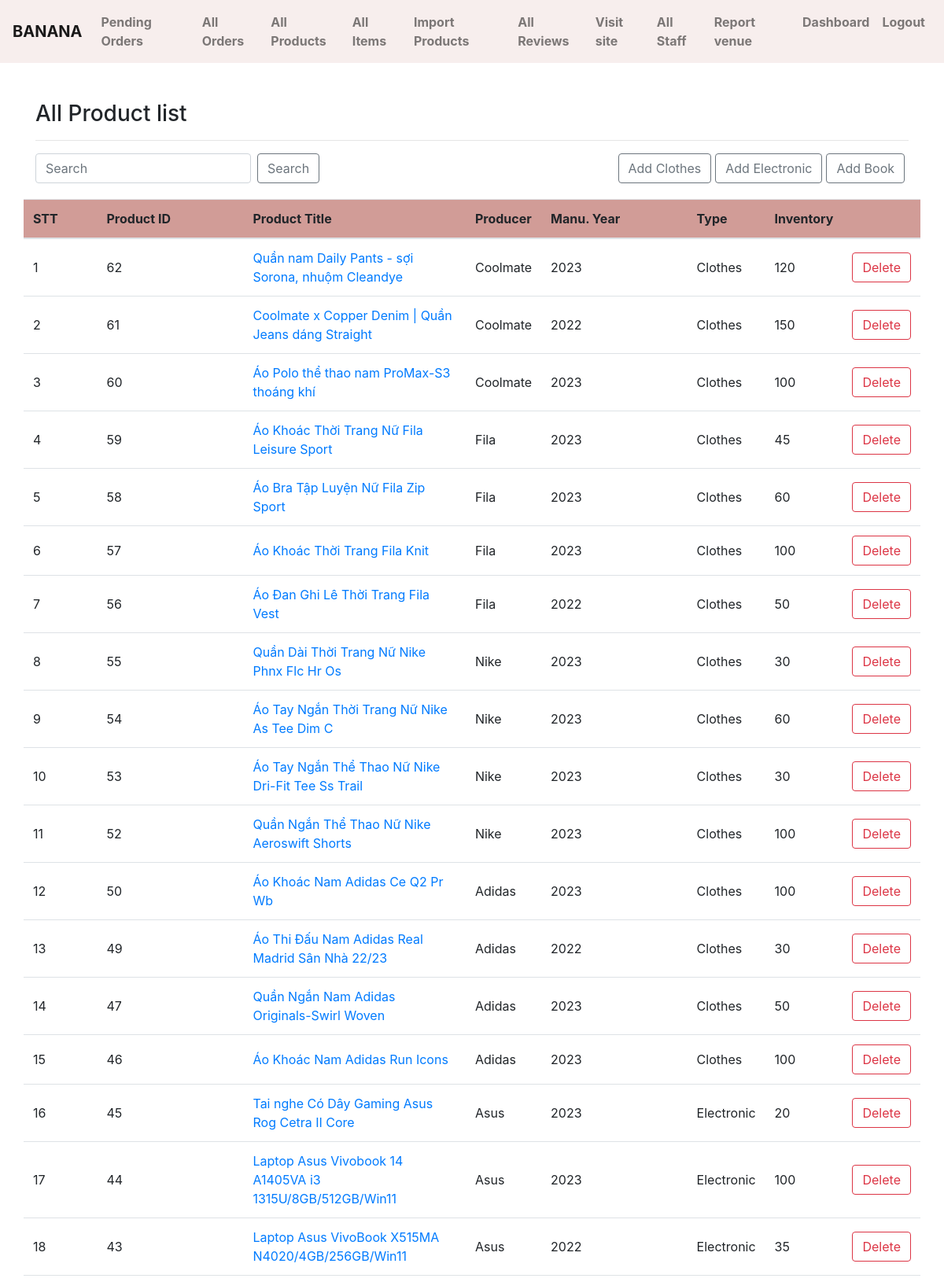
The app's page /admin-product/list/ (signed in, upper part) with its own data.
### ecomapp/models.py (models this page shows, shortened)
class Category(models.Model):
    id = models.AutoField(db_column='ID', primary_key=True)  # Field name made lowercase.
    name = models.CharField(db_column='Name', unique = True, max_length=255, blank=True, null=True)  # Field name made lowercase.
    description = models.CharField(db_column='Description', max_length=255, blank=True, null=True)  # Field name made lowercase.
    class Meta:
        db_table = 'category'

class Product(models.Model):
    id = models.AutoField(db_column='ID', primary_key=True)
    producerid = models.ForeignKey(Producer, models.CASCADE, db_column='ProducerID')  # Field name made lowercase.
    manufacturingyear = models.IntegerField(db_column='ManufacturingYear', blank=True, null=True)  # Field name made lowercase.
    type = models.CharField(db_column='Type', max_length=255, blank=True, null=True)  # Field name made lowercase.
    name = models.CharField(db_column='Name', max_length=255, blank=True, null=True)  # Field name made lowercase.
    num = models.IntegerField(db_column='Number', default=0)
    class Meta:
        db_table = 'product'

class Producer(models.Model):
    id = models.AutoField(db_column='ID', primary_key=True)  # Field name made lowercase.
    name = models.CharField(db_column='Name', max_length=255, blank=True, null=True)  # Field name made lowercase.
    phonenumber = models.CharField(db_column='PhoneNumber', max_length=255, blank=True, null=True)  # Field name made lowercase.
    email = models.CharField(db_column='Email', max_length=255, blank=True, null=True)  # Field name made lowercase.
    class Meta:
        db_table = 'producer'
    def __str__(self):
        return self.name

### ecomapp/views.py (the view)
# urls.py: path("admin-product/list/", AdminProductListView.as_view(),
class AdminProductListView(AdminRequiredMixin, TemplateView):
    template_name = "adminpages/adminproductlistTEST.html"
    def get_context_data(self, **kwargs):
        context = super().get_context_data(**kwargs)
        allcategory = Category.objects.all().order_by("-id")
        kw = self.request.GET.get("keyword")
        if kw is not None:
            queryset = Product.objects.filter(
                Q(id__icontains=kw) | Q(name__icontains=kw))
        else:
            queryset = Product.objects.all().order_by("-id")
        context["allproducts"] = queryset
        context["allcategory"] =  allcategory
        return context

### ecomapp/views.py (called while the page is built)
    def dispatch(self, request, *args, **kwargs):
        if request.user.is_authenticated and Staffs.objects.filter(userid__accountid__user = request.user).exists() and Users.objects.filter(accountid__user = request.user, is_active = True).exists():
            pass
        else:
            return redirect("/admin-login/")
        return super().dispatch(request, *args, **kwargs)

### templates/adminpages/adminproductlistTEST.html (shortened to what this page needs)
{% extends 'adminpages/adminbase.html' %}
{% block content %}
    {% if request.user.account.users.staffs.position == "Manager" or  request.user.account.users.staffs.position == "Warehouse Staff" %}
        <div class="container" style="padding-top: 3rem">
            <div class="row">
                <div class="col-md-12">
                    <h3>All Product list</h3><hr>
                    <div class = "row">
                        <div class = "col-6">
                    <form class="form-inline my-2 my-lg-0" action="{% url 'ecomapp:adminproductlist' %}" method="GET">
                        <input name="keyword" class="form-control mr-sm-2" type="search" placeholder="Search"
                            aria-label="Search" required>
                            <button class="btn btn-outline-secondary" type="submit">Search</button>
                    </form>
                        </div>
                        <div class = "col">
                    {% for c in allcategory %}
                        <a class="btn btn-outline-secondary" href="{% url 'ecomapp:adminproductcreate' c.id %}" style = "margin-right: 5px; float: right;" role="button">Add {{c.name}}</a>
                    {% endfor %}
                </div>
                    </div>
                    <div class = "row" style="margin-top: 20px;">
                    <table class="table table-hover">
                        <thead style="background-color: #D19C97">
                            <tr>
                                <th class = "align-middle col-1" scope="col">STT</th>
                                <th class = "align-middle col-2" scope="col">Product ID</th>
                                <th class = "align-middle col-3"  scope="col">Product Title</th>
                                <th class = "align-middle col-1"  scope="col">Producer</th>
                                <th class = "align-middle col-2"  scope="col">Manu. Year</th>
                                <th class = "align-middle col-1"  scope="col">Type</th>
                                <th class = "align-middle col-1"  scope="col">Inventory</th>
                                <th class = "align-middle col-1"  scope="col"></th>
                            </tr>
                        </thead>
                        <tbody>
                            {% for p in allproducts %}
                            <tr>
                                <td class="align-middle" scope="row">{{forloop.counter}}</td>
                                <td class="align-middle">{{p.id}}</td>
                                <td class="align-middle" ><a href="{% url 'ecomapp:adminproductdetail' p.id %}">{{p.name}}</a></td>
                                <td class="align-middle">{{p.producerid}}</td>
                                <td class="align-middle">{{p.manufacturingyear}}</td>
                                <td class="align-middle">{{p.type}}</td>
                                <td class="align-middle">{{p.num}}</td>
                                <td class="align-middle"><a class="btn btn-outline-danger" href="{% url 'ecomapp:adminproductdelete' p.id %}">Delete</a></td>
                            </tr>
                            {% endfor %}
                        </tbody>
                    </table>
                </div>
                </div>
            </div>
        </div>
    {% else %}
        <p> Không có quyền truy cập </p>
    {% endif%}
{% endblock %}

### records on screen
Category: name "Book"
Category: name "Electronic"
Category: name "Clothes"
Product: id "62", name "Quần nam Daily Pants - sợi Sorona, nhuộm Cleandye", producerid "Coolmate", manufacturingyear "2023", type "Clothes", num "120"
Product: id "61", name "Coolmate x Copper Denim | Quần Jeans dáng Straight", producerid "Coolmate", manufacturingyear "2022", type "Clothes", num "150"
Product: id "60", name "Áo Polo thể thao nam ProMax-S3 thoáng khí", producerid "Coolmate", manufacturingyear "2023", type "Clothes", num "100"
Product: id "59", name "Áo Khoác Thời Trang Nữ Fila Leisure Sport", producerid "Fila", manufacturingyear "2023", type "Clothes", num "45"
Product: id "58", name "Áo Bra Tập Luyện Nữ Fila Zip Sport", producerid "Fila", manufacturingyear "2023", type "Clothes", num "60"
Product: id "57", name "Áo Khoác Thời Trang Fila Knit", producerid "Fila", manufacturingyear "2023", type "Clothes", num "100"
Product: id "56", name "Áo Đan Ghi Lê Thời Trang Fila Vest", producerid "Fila", manufacturingyear "2022", type "Clothes", num "50"
Product: id "55", name "Quần Dài Thời Trang Nữ Nike Phnx Flc Hr Os", producerid "Nike", manufacturingyear "2023", type "Clothes", num "30"
Product: id "54", name "Áo Tay Ngắn Thời Trang Nữ Nike As Tee Dim C", producerid "Nike", manufacturingyear "2023", type "Clothes", num "60"
Product: id "53", name "Áo Tay Ngắn Thể Thao Nữ Nike Dri-Fit Tee Ss Trail", producerid "Nike", manufacturingyear "2023", type "Clothes", num "30"
Product: id "52", name "Quần Ngắn Thể Thao Nữ Nike Aeroswift Shorts", producerid "Nike", manufacturingyear "2023", type "Clothes", num "100"
Product: id "50", name "Áo Khoác Nam Adidas Ce Q2 Pr Wb", producerid "Adidas", manufacturingyear "2023", type "Clothes", num "100"
Product: id "49", name "Áo Thi Đấu Nam Adidas Real Madrid Sân Nhà 22/23", producerid "Adidas", manufacturingyear "2022", type "Clothes", num "30"
Product: id "47", name "Quần Ngắn Nam Adidas Originals-Swirl Woven", producerid "Adidas", manufacturingyear "2023", type "Clothes", num "50"
Product: id "46", name "Áo Khoác Nam Adidas Run Icons", producerid "Adidas", manufacturingyear "2023", type "Clothes", num "100"
Product: id "45", name "Tai nghe Có Dây Gaming Asus Rog Cetra II Core", producerid "Asus", manufacturingyear "2023", type "Electronic", num "20"
Product: id "44", name "Laptop Asus Vivobook 14 A1405VA i3 1315U/8GB/512GB/Win11", producerid "Asus", manufacturingyear "2023", type "Electronic", num "100"
Product: id "43", name "Laptop Asus VivoBook X515MA N4020/4GB/256GB/Win11", producerid "Asus", manufacturingyear "2022", type "Electronic", num "35"
